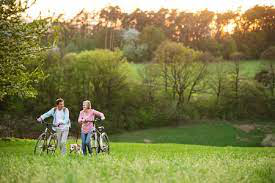
#> input picture kids.png, 275 x 183 px, given in place of , which was not available
$ python fast_seg_ff.py kids.png
#> lines starting #> are read from the running program, lines starting #| are printed output that depends on the picture; after the words box and inside, x2 and y2 are one past the last pixel; in counts of white or black regions, pixels touching at a corner belong together; pictures that were not available may be replaced by others from this repository, and a replacement may not be noted
#!/usr/bin/python3
'''
	Copyright 2017 Muhammed Shameem mailtoshameempk@gmail.com

	 This file is part of Fast_seg.

	 Fast_seg is free software: you can redistribute it and/or modify
	 it under the terms of the GNU General Public License as published by
	 the Free Software Foundation, either version 3 of the License, or
	 (at your option) any later version.

	 Fast_seg is distributed in the hope that it will be useful,
	 but WITHOUT ANY WARRANTY; without even the implied warranty of
	 MERCHANTABILITY or FITNESS FOR A PARTICULAR PURPOSE.  See the
	 GNU General Public License for more details.

	 You should have received a copy of the GNU General Public License
	 along with Fast_seg.  If not, see <http://www.gnu.org/licenses/>.

'''
import sys
import getopt
import cv2
import numpy as np
import networkx as nx
import matplotlib.pyplot as plt
import math
import boykov_kolmogorov
import ff

drawing = False
mode = "ob"
marked_ob_pixels = []
marked_bg_pixels = []
I = None
I_dummy = None
l_range = [0, 256]
a_range = [0, 256]
b_range = [0, 256]
lab_bins = [32, 32, 32]


class SPNode():
    """docstring for SPNode"""

    def __init__(self):
        self.label = None
        self.pixels = []
        self.mean_intensity = 0.0
        self.centroid = ()
        self.type = 'na'
        self.mean_lab = None
        self.lab_hist = None
        self.real_lab = None

    def __repr__(self):
        return str(self.label)

# [62 lines of commented-out code are left out]


def mark_seeds(event, x, y, flags, param):
    global drawing, mode, marked_bg_pixels, marked_ob_pixels, I_dummy
    h, w, c = I_dummy.shape

    if event == cv2.EVENT_LBUTTONDOWN:
        drawing = True
    elif event == cv2.EVENT_MOUSEMOVE:
        if drawing == True:
            if mode == "ob":
                if(x >= 0 and x <= w-1) and (y > 0 and y <= h-1):
                    marked_ob_pixels.append((y, x))
                cv2.line(I_dummy, (x-3, y), (x+3, y), (0, 0, 255))
            else:
                if(x >= 0 and x <= w-1) and (y > 0 and y <= h-1):
                    marked_bg_pixels.append((y, x))
                cv2.line(I_dummy, (x-3, y), (x+3, y), (255, 0, 0))
    elif event == cv2.EVENT_LBUTTONUP:
        drawing = False
        if mode == "ob":
            cv2.line(I_dummy, (x-3, y), (x+3, y), (0, 0, 255))
        else:
            cv2.line(I_dummy, (x-3, y), (x+3, y), (255, 0, 0))


# [10 lines of commented-out code are left out]

def gen_sp_slic(I, region_size_):
    # Superpixel Generation ::  Slic superpixels compared to state-of-the-art superpixel methods
    SLIC = 100
    SLICO = 101
    num_iter = 4
    sp_slic = cv2.ximgproc.createSuperpixelSLIC(
        I, algorithm=SLICO, region_size=region_size_, ruler=10.0)
    sp_slic.iterate(num_iterations=num_iter)

    return sp_slic


def draw_sp_mask(I, SP):
    I_marked = np.zeros(I.shape)
    I_marked = np.copy(I)
    mask = SP.getLabelContourMask()
    for i in range(mask.shape[0]):
        for j in range(mask.shape[1]):
            # SLIC/SLICO marks borders with -1 :: SEED marks borders with 255
            if mask[i][j] == -1 or mask[i][j] == 255:
                I_marked[i][j] = [128, 128, 128]
    return I_marked


def draw_centroids(I, SP_list):
    for each in SP_list:
        if each != None:
            i, j = each.centroid
            I[i][j] = 128
    return I

# [4 lines of commented-out code are left out]


def distance(p0, p1):
    return math.sqrt((p0[0] - p1[0])**2 + (p0[1] - p1[1])**2)


def distance_3d(p0, p1):
    return math.sqrt((p0[0] - p1[0])**2 + (p0[1] - p1[1])**2 + (p0[2]-p1[2])**2)


def gen_graph(I, SP_list, hist_ob, hist_bg):
    G = nx.Graph()
    s = SPNode()
    s.label = 's'
    t = SPNode()
    t.label = 't'
    lambda_ = .9
    sig_ = 5
    hist_ob_sum = int(hist_ob.sum())
    hist_bg_sum = int(hist_bg.sum())
    # print(hist_ob)
    # print(hist_ob_sum)

    for u in SP_list:
        K = 0
        region_rad = math.sqrt(len(u.pixels)/math.pi)
        for v in SP_list:
            if u != v:
                if distance(u.centroid, v.centroid) <= 2.5*region_rad:
                    sim = math.exp(-(cv2.compareHist(u.lab_hist, v.lab_hist, 3)
                                   ** 2/2*sig_**2))*(1/distance(u.centroid, v.centroid))
                    K += sim
                    G.add_edge(u, v, sim=sim)
        if(u.type == 'na'):
            l_, a_, b_ = [int(x) for x in u.mean_lab]
            # print(lab_bins)
            l_i = int(l_//((l_range[1]-l_range[0])/lab_bins[0]))
            a_i = int(a_//((a_range[1]-a_range[0])/lab_bins[1]))
            b_i = int(b_//((b_range[1]-b_range[0])/lab_bins[2]))
            print(a_i, b_i, l_i, hist_ob[l_i, a_i, b_i])
            pr_ob = int(hist_ob[l_i, a_i, b_i])/hist_ob_sum
            pr_bg = int(hist_bg[l_i, a_i, b_i])/hist_bg_sum
            sim_s = 100000
            sim_t = 100000
            if pr_bg > 0:
                sim_s = lambda_*-np.log(pr_bg)
            if pr_ob > 0:
                sim_t = lambda_*-np.log(pr_ob)
            G.add_edge(s, u, sim=sim_s)
            G.add_edge(t, u, sim=sim_t)
        if(u.type == 'ob'):
            G.add_edge(s, u, sim=1+K)
            G.add_edge(t, u, sim=0)
        if(u.type == 'bg'):
            G.add_edge(s, u, sim=0)
            G.add_edge(t, u, sim=1+K)
    return G


def main():
    global I, mode, I_dummy

    inputfile = ''
    try:
        opts, args = getopt.getopt(sys.argv[1:], "i:h", [
                                   "input-image=", "help"])
    except getopt.GetoptError:
        print('fast_seg.py -i <input image>')
        sys.exit(2)
    for opt, arg in opts:
        if opt == '-h':
            print('fast_seg.py -i <input image>')
            sys.exit()
        elif opt in ("-i", "--input-image"):
            inputfile = arg
    print('Using image: ', inputfile)

    I = cv2.imread(inputfile)  # imread wont rise exceptions by default
#> I is the input picture: shape (183, 275, 3); mean B, G, R 75.1, 128, 128.4
    I_dummy = np.zeros(I.shape)
    I_dummy = np.copy(I)

    h, w, c = I.shape
#> h = 183; w = 275; c = 3
    region_size = 100
    cv2.namedWindow('Mark the object and background')
    cv2.setMouseCallback('Mark the object and background', mark_seeds)
    while(1):
        cv2.imshow('Mark the object and background', I_dummy)
        k = cv2.waitKey(1) & 0xFF
#> (key Esc is pressed here)
        if k == ord('o'):
            mode = "ob"
        elif k == ord('b'):
            mode = "bg"
        elif k == 27:
            break
    cv2.destroyAllWindows()

    I_lab = cv2.cvtColor(I, cv2.COLOR_BGR2Lab)
#> I_lab: shape (183, 275, 3); mean of channels 0, 1, 2 132.4, 120.3, 156.6
    SP = gen_sp_slic(I, region_size)
    SP_labels = SP.getLabels()
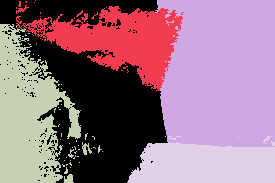
#> SP_labels: shape (183, 275) int32; 5 distinct labels, from 0 to 4; one colour per label, 0 black
    SP_list = [None for each in range(SP.getNumberOfSuperpixels())]

    for i in range(h):
        for j in range(w):
            if not SP_list[SP_labels[i][j]]:
                tmp_sp = SPNode()
                tmp_sp.label = SP_labels[i][j]
                tmp_sp.pixels.append((i, j))
                SP_list[SP_labels[i][j]] = tmp_sp
            else:
                SP_list[SP_labels[i][j]].pixels.append((i, j))
#> after the loop, SP_list = 5 items; tmp_sp.pixels = 5242 pairs, first value 136 to 182, second value 127 to 274

    for sp in SP_list:
        if sp != None:
            n_pixels = len(sp.pixels)
            i_sum = 0
            j_sum = 0
            lab_sum = [0, 0, 0]
            tmp_mask = np.zeros((h, w), np.uint8)
            for each in sp.pixels:
                i, j = each
                i_sum += i
                j_sum += j
                lab_sum = [x + y for x, y in zip(lab_sum, I_lab[i][j])]
                # print(lab_sum)
                tmp_mask[i][j] = 255
            sp.lab_hist = cv2.calcHist(
                [I_lab], [0, 1, 2], tmp_mask, lab_bins, l_range+a_range+b_range)
            sp.centroid += (i_sum//n_pixels, j_sum//n_pixels,)
            sp.mean_lab = [x/n_pixels for x in lab_sum]
            sp.real_lab = [sp.mean_lab[0]*100/255,
                           sp.mean_lab[1]-128, sp.mean_lab[2]-128]
#> this loop made 5 passes
#> (n_pixels, sp.centroid, sp.mean_lab, sp.real_lab) on passes 1 to 5: (15229, (92, 91), [147.2, 119.5, 154.1], [57.73, -8.47, 26.06]), (6360, (39, 118), [135.6, 128.2, 155.8], [53.16, 0.236, 27.85]), (15605, (73, 220), [120.5, 123.9, 153.3], [47.27, -4.09, 25.35]), (7889, (116, 29), [97.53, 117.4, 157.5], [38.25, -10.63, 29.53]), (5242, (163, 204), [173.3, 106.9, 172.9], [67.96, -21.12, 44.88])
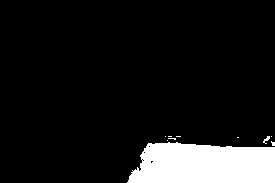
#> tmp_mask: shape (183, 275); 10.4% white; 10 white regions (8 under 20 px), largest, box (x1, y1, x2, y2) and area: (127, 142, 275, 183) 5179, (263, 136, 270, 144) 25

    for pixels in marked_ob_pixels:
        x, y = pixels
        SP_list[SP_labels[x][y]].type = "ob"
    for pixels in marked_bg_pixels:
        x, y = pixels
        SP_list[SP_labels[x][y]].type = "bg"
    I_marked = draw_sp_mask(I, SP)
#> after the loop in draw_sp_mask, `for i in range(mask.shape[0]):`:
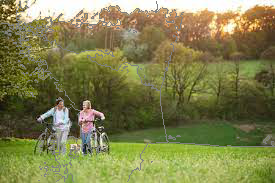
#> I_marked: shape (183, 275, 3); 4.86% of pixels changed, all inside (x1, y1, x2, y2) = (0, 0, 275, 182)
    I_marked = draw_centroids(I_marked, SP_list)
#> the loop in draw_centroids, `for each in SP_list:` made 5 passes
#> (i, j) on passes 1 to 5: (92, 91), (39, 118), (73, 220), (116, 29), (163, 204)
    mask_ob = np.zeros((h, w), dtype=np.uint8)
    for pixels in marked_ob_pixels:
        i, j = pixels
        mask_ob[i][j] = 255
    mask_bg = np.zeros((h, w), dtype=np.uint8)
    for pixels in marked_bg_pixels:
        i, j = pixels
        mask_bg[i][j] = 255

    hist_ob = cv2.calcHist([I_lab], [0, 1, 2], mask_ob,
                           lab_bins, l_range+a_range+b_range)

    hist_bg = cv2.calcHist([I_lab], [0, 1, 2], mask_bg,
                           lab_bins, l_range+a_range+b_range)

    print(hist_bg.shape)
#| (32, 32, 32)
    G = gen_graph(I_lab, SP_list, hist_ob, hist_bg)
#> in gen_graph, `hist_ob_sum = int(hist_ob.sum())`: hist_ob_sum = 0
#> the loop in gen_graph, `for u in SP_list:` made 1 pass
#> (region_rad, l_, a_, b_, l_i, a_i, b_i) on pass 1: (69.62, 147, 119, 154, 18, 14, 19)
#| 14 19 18 0.0

    for each in G.nodes():
        if each.label == 's':
            s = each
        if each.label == 't':
            t = each

    # [9 lines of commented-out code are left out]

    sp_label_list = ff.ford_fulkerson(G, s, t)
    F = np.zeros((h, w), dtype=np.uint8)
    for sp in sp_label_list:
        for pixels in sp.pixels:
            i, j = pixels
            F[i][j] = 1
    Final = cv2.bitwise_and(I, I, mask=F)

    sp_lab = np.zeros(I.shape, dtype=np.uint8)
    for sp in SP_list:
        for pixels in sp.pixels:
            i, j = pixels
            sp_lab[i][j] = sp.mean_lab
    sp_lab = cv2.cvtColor(sp_lab, cv2.COLOR_Lab2RGB)

    plt.subplot(2, 2, 1)
    plt.tick_params(labelcolor='black', top='off',
                    bottom='off', left='off', right='off')
    plt.imshow(I[..., ::-1])
    plt.axis("off")
    plt.xlabel("Input image")

    plt.subplot(2, 2, 2)
    plt.tick_params(labelcolor='none', top='off',
                    bottom='off', left='off', right='off')
    plt.imshow(I_marked[..., ::-1])
    plt.axis("off")
    plt.xlabel("Super-pixel boundaries and centroid")

    plt.subplot(2, 2, 3)
    plt.imshow(sp_lab)
    plt.axis("off")
    plt.xlabel("Super-pixel representation")

    plt.subplot(2, 2, 4)
    plt.imshow(Final[..., ::-1])
    plt.axis("off")
    plt.xlabel("Output Image")

    cv2.imwrite("out.png", Final)
    plt.show()


if __name__ == '__main__':
#> (the run stopped early here; a loop or call above may not have finished)
